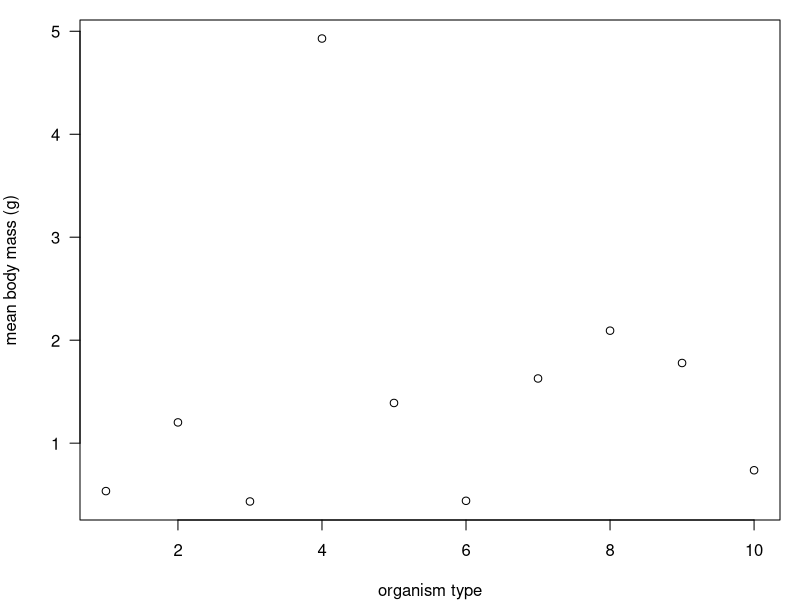
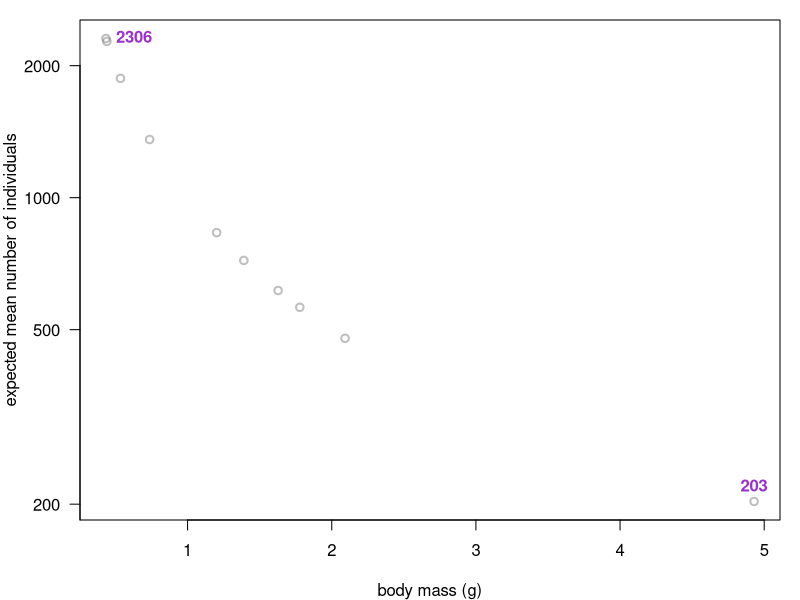
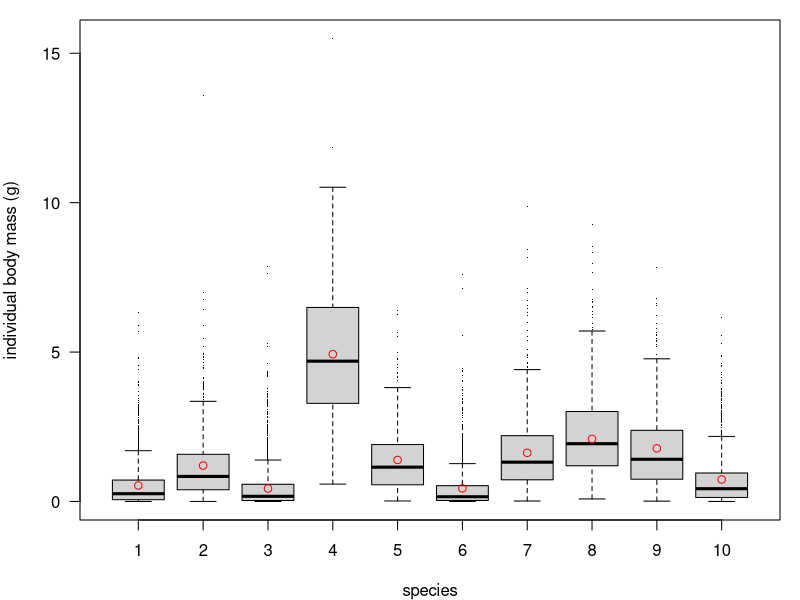

The R source for these figures, in order: (Note: this script raises an error after producing the figures.)
library(data.table)

functions.f <- list.files("functions", full.names = TRUE)
sapply(functions.f, source, echo = FALSE)

# 1. We have a pool of different types of organisms. We'll classify them into 
# groups based on the identity at a given region of the mitochondrial genome. 
# Thus, each 'variant' of that sequence corresponds to a type (aka species/OTU).
N_species <- 10 # was 50
species <- 1:N_species
dim_pool <- c(50, 25, 3)

# Each type of organism occurs in different abundances. 
# We could just simulate some random numbers of abundances, 
# or be more realistic and incorporate information about the mean body size of 
# each type (e.g. smaller organisms are more abundant). 
# To do that, we need to pick some mean body sizes for each of our 
# organism types. 
set.seed(1) # was 2017
# choose between "realistic", "uniform", or give a single number for all. 
BODYSIZE_DIST <- "realistic" # ("realistic", "uniform", numeric)
if(BODYSIZE_DIST == "realistic"){
  bodysize_mean <- rlnorm(N_species)
} else if(BODYSIZE_DIST == "uniform"){
  bodysize_mean <- runif(n = N_species, min = 0, max = 20)
} else if(is.numeric(BODYSIZE_DIST)){
  bodysize_mean <- rep(BODYSIZE_DIST, N_species)
}
par(mar = c(4,4,1,1))
plot(bodysize_mean, xlab = 'organism type', ylab = 'mean body mass (g)', las = 1)
# OK. Lots of small things, a few big ones.
# Now, let's simulate counts of those things based on their body size. 
# First we'll establish a relationship between body mass and expected counts. 
COEFF <- 1000
counts_mean <- COEFF/bodysize_mean
plot(bodysize_mean, counts_mean, 
     col = grey(0.5, alpha = 0.5), lwd = 2, 
     log = 'y', 
     xlab = 'body mass (g)', ylab = 'expected mean number of individuals', 
     las = 1)
pts.df <- data.frame(x = range(bodysize_mean), y = rev(range(counts_mean)))
text(pts.df, labels = round(pts.df$y), col = 'darkorchid', pos = c(4,3), font = 2)
pts.df

# The smallest 'species' has a mean body mass of 0.43 g and around 2306 individuals.
# The largest has a mean body mass of 4.9 g and around 203 individuals.
# From this information we can generate some simulated but realistic count data. 
ind_per_species <- rpois(n = length(counts_mean), lambda = counts_mean)

# And to bring it back around, we can simulate a mass for each individual
set.seed(1)
mass_ind <- rgamma(
  n = sum(ind_per_species), 
  shape = rep(bodysize_mean, times = ind_per_species), 
  rate = 1
  )
inds <- data.table(
  species = rep(species, times = ind_per_species), 
  mass = mass_ind
)
boxplot(split(mass_ind, f = inds$species), 
  xlab = "species", ylab = "individual body mass (g)", 
  cex = 0.5, pch = '.', las = 1)
points(x = 1:N_species, y = bodysize_mean, col = 'red')

# I'm going to call place_inds() multiple times so each species has a different 
# distribution in space. 
inds[,c('x', 'y', 'z') := data.table(place_inds(.N, dim_pool)), by = species]

# plot distribution of a single species in the pool
sp.plot <- 4 # 4
par(mfrow = c(2,1))
ncols <- 3
mycols <- hsv(h = seq(from = 1/ncols, to = 1, length.out = ncols), s = 0.7, alpha = 0.7)
# mycols <- colorRampPalette(c("gold", "slateblue", 'green'))(ncols)
# mycols <- viridis(ncols, end = 1, option = 'magma')
with(inds[species == sp.plot, ], 
     plot(x, z, col = mycols[cut(z, breaks = ncols)], lwd = 2, 
          xlab = "length", ylab = "depth", las = 1))
legend('bottomright', legend = c('upper', 'middle', 'lower'), 
       pch = 1, pt.lwd = 2, col = rev(mycols), bty = 'n')

with(inds[species == sp.plot, ], 
     plot(x,y, col = mycols[cut(z, breaks = ncols)], lwd = 2, 
          xlab = "length", ylab = "width", las = 1))
legend('bottomright', legend = c('upper', 'middle', 'lower'), 
       pch = 1, pt.lwd = 2, col = rev(mycols), bty = 'n')

# Now we can sample from the environment.
# Let's start by deciding where to take our samples. 
corner_min <- c(0,0,0) # in the corner
pool_range <- cbind(corner_min, dim_pool)
sample_points <- as.matrix(expand.grid(pool_range[1,], pool_range[2,], pool_range[3,]))

samples <- nrow(sample_points)
N_samples <- seq_along(samples)

# In the following lines I'll be doing things in an inefficient way, but in the 
# hopes it will illustrate each step individually.

# First, calculate the distance that each sample is from each individual.
for(i in 1:nrow(sample_points)){
  # add columns for the distance between each individual and each sample location
  inds[ , paste0('dist.', i)] <- dist_from_samp(sample_points[i,], as.matrix(inds[,.(x,y,z)]))
}

# Then, sample cells from the environment based on density calculated based on 
# mass and distance. 
for(i in 1:nrow(sample_points)){
  distvar <- paste0('dist.', i)
  cellvar <- paste0('cells.', i)
  # for each individual, calculate how many cells end up in each sample
  inds[ , (cellvar)] <- cells_by_dist(inds[[distvar]], inds[,mass])
}

# temp data frame; very long: N cells in each sample from each *individual*
temp <- melt.data.table(inds, id.vars = 'species', 
                measure.vars = paste0('cells.', 1:nrow(sample_points)), 
                variable.name = 'sample', value.name = 'count')
temp[,sample := gsub('cells.', replacement = '', x = sample, fixed = TRUE)]

# now collapse that into N cells from each *type*
samples.env <- temp[, sum(count), by = .(sample, species)]
rm(temp)
colnames(samples.env)[3] <- "cells"

# plot cells per sample by species
par(mfrow = c(1,1), mar = c(4,4,1,1))
pldat <- with(samples.env, split(cells, species))
boxplot(pldat, 
  xlab = 'number of cells in samples', ylab = 'species', 
  outpch = 21, outcol="slateblue", outbg="red", 
  horizontal = TRUE, las = 1)

# Compute number of templates per sample, 
# given number of cells and range of templates/cell
set.seed(1)
samples.env[, templates := copies_per_cell(cells)]
pldat <- with(samples.env, split(templates, species))
boxplot(pldat, 
  xlab = 'number of templates in samples', ylab = 'species', 
  outpch = 21, outcol="slateblue", outbg="red", 
  horizontal = TRUE, las = 1)

EXPORT <- FALSE
if(EXPORT){
  fwrite(samples.env, "../data/samples_env.csv")
}

# This is the end of environmental sampling
################################################################################



################################################################################
# This is where lab work begins.
# Note that as of now, there is no DNA extraction.

# pcr replication:
pcr_per_sample <- 3
N_pcr  <- N_samples * pcr_per_sample
pcr_id <- 1:N_pcr


# each template has some primer efficiency / bias
set.seed(3)
primer_efficiencies <- rbeta(n = N_species, 10, 1)
plot(primer_efficiencies, ylim = c(0,1), 
  xlab = "Species", ylab = "Primer Efficiency", las = 1)

# set up PCR output
temp <- expand.grid(species, 1:pcr_per_sample, samples)[,c(3,2,1)]
colnames(temp) <- c("sample.env", "pcr.rep", "species")
pcr_output <- data.table(pcr.id = rep(pcr_id, each = N_species), temp, count = NA_real_)
rm(temp)

# Run PCRs
set.seed(1)
for(i in 1:N_pcr){
  current_rows <- which(pcr_output[,pcr.id] == i)
  current_samp <- pcr_output[current_rows,unique(sample.env)]
  pcr_output[current_rows, count := do_pcr(
    template_copies = samples.env[sample == current_samp,templates], 
    template_effs = primer_efficiencies, 
    ncycles = 40, inflection = 10, slope = 0.2)
  ]
}

# when we pool our samples, the number of molecules will be influenced by:
# concentration measurement error:
# samples contain different numbers of fragments:
molecules_per_pcr_product <- pcr_output[,sum(count), by = pcr.id]$V1
# and our measurement of them is not accurate, both because of pipetting:
qubit_vol_exp <- rep(1, N_pcr)
qubit_vol_act <- pipette(qubit_vol_exp)
pcr_vol   <- 50
lambderp <- molecules_per_pcr_product * qubit_vol_act/pcr_vol
molecules_into_qubit <- rpois(N_pcr, lambda = lambderp)
# and because of the measurement error of the qubit
qubit_mass <- rpois(N_pcr, lambda = molecules_into_qubit)
min_vol_to_pool <- 10
vol_to_pool <- 10 * (min(qubit_mass)/qubit_mass)

# and again, when we pool them, there is error inherent to pipetting
mol_pipette_exp <- molecules_per_pcr_product * (vol_to_pool/(pcr_vol))
mol_pipette_actual <- rpois(n = N_pcr, lambda = mol_pipette_exp)

# The molecules go onto the sequencer
mols_to_seq <- copy(pcr_output)
mols_to_seq[,count:= NA_real_]
for(i in 1:N_pcr){
  current_rows <- which(mols_to_seq[,pcr.id] == i)
  mols_to_seq[current_rows, count := 
    as.numeric(rmultinom(n = 1, size = mol_pipette_actual[i], 
      prob = pcr_output[current_rows, count]))
  ][]
}

# The sequencer has some expected output ('depth')
seq_depth <- rpois(n = 1, lambda = 1e6)

# molecules (sample and variant) are sequenced according to their abundance
seq_prob <- mols_to_seq[,count/sum(count)]

# and the number of reads of each taxon from each sample might be:
seq_dat <- copy(mols_to_seq)[,count:= NA][]
set.seed(1)
seq_dat[,count := rmultinom(n = 1, size = seq_depth, prob = seq_prob)[,1]]

EXPORT <- FALSE
if(EXPORT){
  fwrite(seq_dat, file = "../data/seq_dat.csv")
}
